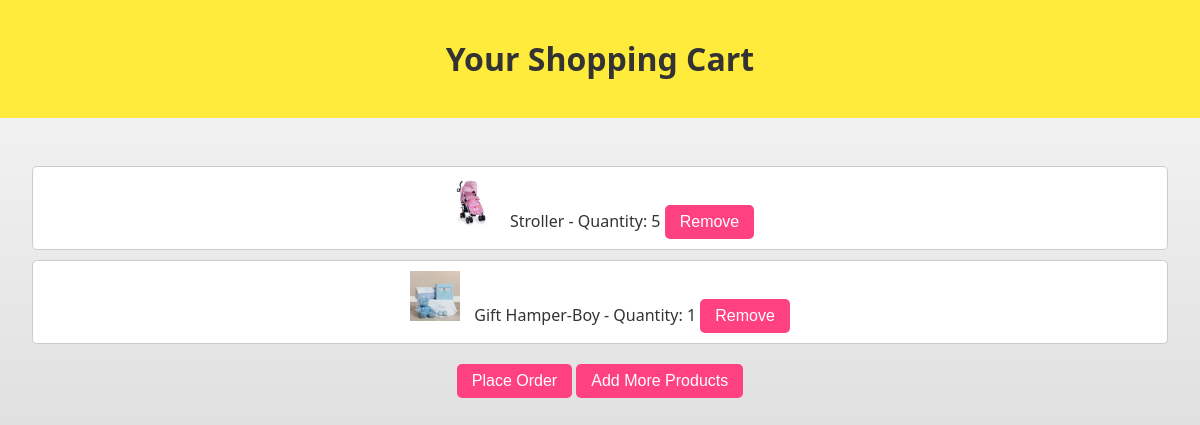
Screenshot of /babyproducts/view_cart/ (signed in) with the database file from the repository.
### babyproducts/models.py (models this page shows, shortened)
class CartItem(models.Model):
    user = models.ForeignKey(User, on_delete=models.CASCADE)
    product = models.ForeignKey(Babyproduct, on_delete=models.CASCADE)
    quantity = models.PositiveIntegerField(default=1)
    def __str__(self):
        return f"{self.quantity} x {self.product.name}"

class Babyproduct(models.Model):
    name = models.CharField(max_length=100)
    description = models.TextField()
    price = models.DecimalField(max_digits=10, decimal_places=2)
    quantity = models.PositiveIntegerField()
    image = models.ImageField(upload_to='products/')

### babyproducts/views.py (the view)
# urls.py: path('view_cart/', views.view_cart, name='view_cart'),
def view_cart(request):
    cart_items = CartItem.objects.filter(user=request.user)
    print("cart items=",cart_items)
    return render(request, 'babyproducts/cart.html', {'cart_items': cart_items})

### babyproducts/templates/babyproducts/cart.html (shortened to what this page needs)
{% extends 'base.html' %}
{% block content %}
<header>
  <h1>Your Shopping Cart</h1>
</header>
<section>
  {% if cart_items %}
    <ul>
      {% for cart_item in cart_items %}
        <li>
          <img src="{{ cart_item.product.image.url }}" alt="{{ cart_item.product.name }}">
          {{ cart_item.product.name }} - Quantity: {{ cart_item.quantity }}
          <button onclick="removeFromCart('{{ cart_item.id }}')">Remove</button>
        </li>
      {% endfor %}
    </ul>
    <div>
      <button onclick="openModal()">Place Order</button>
      <a href="{% url 'babyproducts:product_list' %}"><button>Add More Products</button></a>
    </div>
  {% else %}
    <p>Your cart is empty. <a href="{% url 'babyproducts:product_list' %}">Explore Products</a></p>
  {% endif %}
</section>
{% endblock content %}

### babyproducts/templates/babyproducts/cart.html (style rules this page uses)
body { background: linear-gradient(to bottom, #f8f8f8, #e0e0e0); font-family: 'Segoe UI', Tahoma, Geneva, Verdana, sans-serif; margin: 0; padding: 0; }
header { background-color: #ffeb3b; color: #333; text-align: center; padding: 1em; }
section { text-align: center; padding: 2em; color: #333; }
ul { list-style: none; padding: 0; }
li { border: 1px solid #ccc; margin-bottom: 10px; padding: 10px; background-color: white; border-radius: 5px; }
li img { max-width: 50px; max-height: 50px; margin-right: 10px; }
button { background-color: #ff4081; color: white; padding: 8px 15px; font-size: 1em; border: none; border-radius: 5px; cursor: pointer; transition: background-color 0.3s ease; }
div { margin-top: 20px; }
a { text-decoration: none; color: #00695c; }

### rows the page displays
CartItem: product.image (picture), product.name "Stroller", quantity "5"
CartItem: product.image (picture), product.name "Gift Hamper-Boy", quantity "1"
